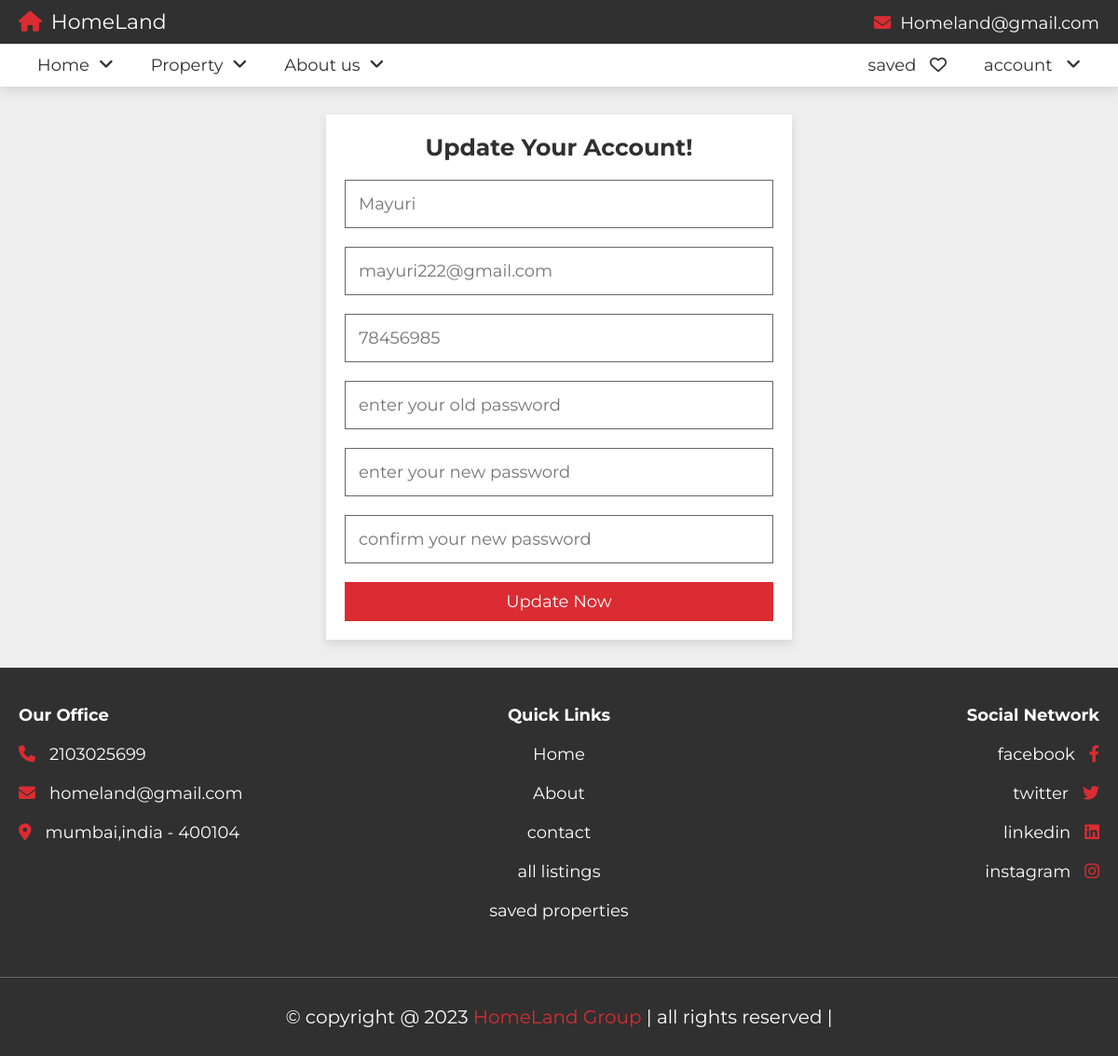
Screenshot of /update.php (signed in) with the database file from the repository.
### tables this page shows
CREATE TABLE `users` (
  `id` varchar(20) NOT NULL,
  `name` varchar(50) NOT NULL,
  `number` varchar(10) NOT NULL,
  `email` varchar(50) NOT NULL,
  `password` varchar(50) NOT NULL
);

### update.php (the view, shortened to what this page needs)
<?php
include 'components/connect.php';
if(isset($_COOKIE['user_id'])){
   $user_id = $_COOKIE['user_id'];
}else{
   $user_id = '';
   header('location:login.php');
}
$select_user = $conn->prepare("SELECT * FROM `users` WHERE id = ? LIMIT 1");
$select_user->execute([$user_id]);
$fetch_user = $select_user->fetch(PDO::FETCH_ASSOC);
?>
<!DOCTYPE html>
<html lang="en">
<head>
   <link rel="stylesheet" href="https://cdnjs.cloudflare.com/ajax/libs/font-awesome/6.2.0/css/all.min.css">
   <link rel="stylesheet" href="css/style.css">
</head>
<body>
<?php include 'components/user_header.php'; ?>
<section class="form-container">
   <form action="" method="post">
      <h3>update your account!</h3>
      <input type="tel" name="name" maxlength="50" placeholder="<?= $fetch_user['name']; ?>" class="box">
      <input type="email" name="email" maxlength="50" placeholder="<?= $fetch_user['email']; ?>" class="box">
      <input type="number" name="number" min="0" max="9999999999" maxlength="10" placeholder="<?= $fetch_user['number']; ?>" class="box">
      <input type="password" name="old_pass" maxlength="20" placeholder="enter your old password" class="box">
      <input type="password" name="new_pass" maxlength="20" placeholder="enter your new password" class="box">
      <input type="password" name="c_pass" maxlength="20" placeholder="confirm your new password" class="box">
      <input type="submit" value="update now" name="submit" class="btn">
   </form>
</section>
<?php include 'components/footer.php'; ?>
</body>
</html>

### css/style.css (style rules this page uses)
:root { --main-color:#DA2C32; --light-color:#666; --light-bg:#eee; --white:#fff; --black:#303030; --border:.1rem solid var(--light-color); --box-shodow:0 .5rem 1rem rgba(0,0,0,.1); }
* { font-family: 'Montserrat', sans-serif; margin: 0; padding: 0; box-sizing: border-box; outline: none; border: none; text-decoration: none; }
html { font-size: 62.5%; overflow-x: hidden; scroll-behavior: smooth; scroll-padding-top: 10rem; }
body { background-color: var(--light-bg); }
section { padding: 3rem 2rem; max-width: 1200px; margin: 0 auto; }
.btn, .inline-btn { margin-top: 1rem; padding: 1rem 3rem; background-color: var(--main-color); color: var(--white); cursor: pointer; text-align: center; font-size: 1.8rem; text-transform: capitalize; }
.btn { display: block; width: 100%; }
.form-container form { max-width: 50rem; margin: 0 auto; background-color: var(--white); box-shadow: var(--box-shodow); padding: 2rem; text-align: center; }
.form-container form h3 { padding-bottom: 1rem; font-size: 2.5rem; color: var(--black); text-transform: capitalize; }
.form-container form .box { border: var(--border); padding: 1.4rem; color: var(--black); margin: 1rem 0; width: 100%; font-size: 1.8rem; }

### rows the page displays
users: name "Mayuri", email "mayuri222@gmail.com", number "78456985"
